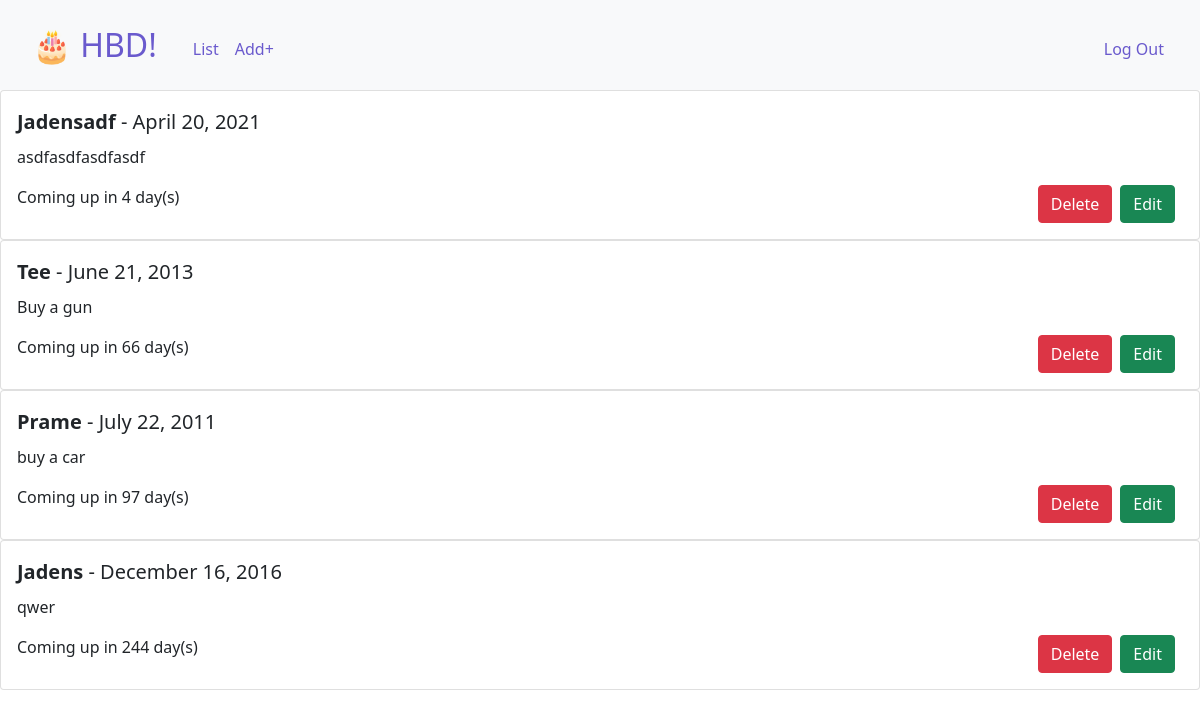
Screenshot of / (signed in) with the database file from the repository.
### tables this page shows
CREATE TABLE plus (
add_id INTEGER PRIMARY KEY AUTOINCREMENT NOT NULL,
user_id INTEGER NOT NULL,
name TEXT NOT NULL,
month TEXT NOT NULL,
day TEXT NOT NULL,
year TEXT NOT NULL,
message TEXT NOT NULL,
elapsed_time INTEGER NOT NULL
);

### application.py (the view)
@app.route("/")
@login_required
def index():
        List, Dict = [], {}
        plus = db.execute("SELECT * FROM plus WHERE user_id = :ID", ID = session["user_id"])
        for i in range(len(plus)):
            birthdate = datetime.datetime(datetime.date.today().year, int(plus[i]["month"]), int(plus[i]["day"]))
            elapsed = (birthdate - datetime.datetime.now()).days + 1
            if elapsed < 0:
                elapsed = elapsed + 365
            db.execute("UPDATE plus SET elapsed_time = :elapsed_time WHERE add_id = :add_id", elapsed_time=elapsed, add_id=plus[i]["add_id"])
        plus = db.execute("SELECT * FROM plus WHERE user_id = :ID ORDER BY elapsed_time ASC", ID=session["user_id"])
        for i in range(len(plus)):
            birthdate = datetime.datetime(datetime.date.today().year, int(plus[i]["month"]), int(plus[i]["day"]))
            Dict["elapsed_time"] = plus[i]["elapsed_time"]
            Dict["id"] = plus[i]["add_id"]
            Dict["name"] = plus[i]["name"]
            Dict["message"] = plus[i]["message"]
            Dict["year"] = plus[i]["year"]
            Dict["month"] = birthdate.strftime("%B")
            Dict["day"] = birthdate.strftime("%d")
            List.append({"id": Dict["id"], "name": Dict["name"], "message": Dict["message"], "year": Dict["year"], "month": Dict["month"], "day": Dict["day"], "elapsed_time": Dict["elapsed_time"]})
        return render_template("index.html", List=List, plus=len(plus))

### helpers.py (called while the page is built)
def login_required(f):
    @wraps(f)
    def decorated_function(*args, **kwargs):
        if session.get("user_id") is None:
            return redirect("/login")
        return f(*args, **kwargs)
    return decorated_function

### templates/index.html
{% extends "layout.html" %}
{%  block body %}
    {% if plus != 0 %}
        {% for i in List %}
            <div class="card" style="width: 50 rem;">
                <div class="card-body">
                    <p class="card-title fs-5"><strong>{{ i['name'] }}</strong> - {{ i['month'] }} {{ i['day'] }}, {{ i['year'] }}</p>
                    <p class="card-text">{{ i['message'] }}</p>
                    <p class="card-text">Coming up in {{ i['elapsed_time'] }} day(s)
                    <input class="btn btn-success mx-2" type="submit" style="float: right;" value="Edit" onclick="document.location='/edit/{{ i['id'] }}'">
                    <input class="btn btn-danger" type="submit" style="float: right;" value="Delete" onclick="document.location='/delete/{{ i['id'] }}'">
                    </p>
                </div>
            </div>
        {% endfor %}
    {% else %}
        <br><br>
        <p style="color:gray" class="fs-2 text-center">Currently, you have no reminders.</p>
    {% endif %}
{% endblock %}

### rows the page displays
plus: name "Jadensadf", month "April", day "20", year "2021", message "asdfasdfasdfasdf", elapsed_time "4"
plus: name "Tee", month "June", day "21", year "2013", message "Buy a gun", elapsed_time "66"
plus: name "Prame", month "July", day "22", year "2011", message "buy a car", elapsed_time "97"
plus: name "Jadens", month "December", day "16", year "2016", message "qwer", elapsed_time "244"
